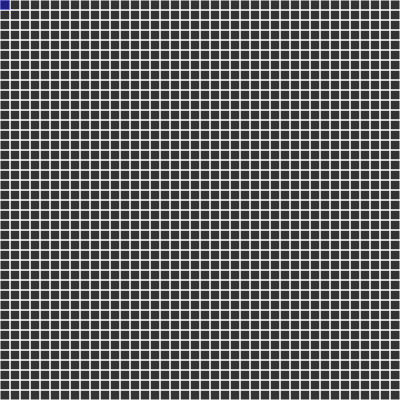
Frame 1 (no input)
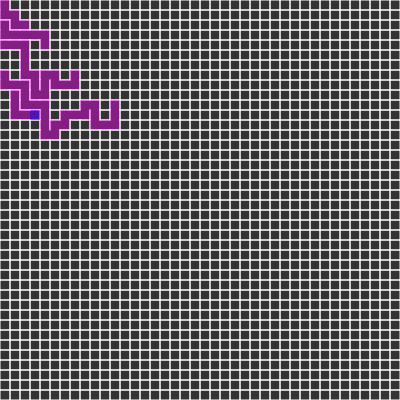
Frame 60 (no input)
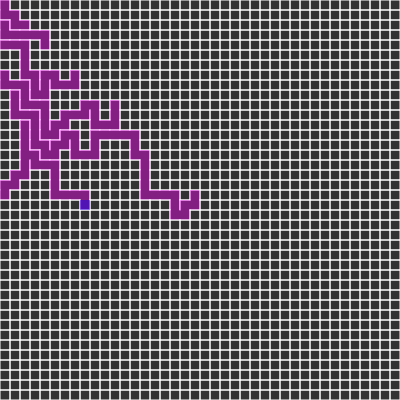
Frame 120 (the mouse pressed at the canvas centre since frame 60)

The p5.js sketch that drew these frames (run headless with seeded random() and noise() and a simulated clock; from frame 60 on, the mouse is pressed at the canvas centre):

// p5.js sketch
// ── sketch.js
var cols, rows;
var w = 10;
var grid = [];

var stack = [];

var current;

function setup() {
    createCanvas(400, 400);
    cols = floor(width / w);
    rows = floor(height / w);

    for (var j = 0; j < rows; j++) {
        for (var i = 0; i < cols; i++) {
            var cell = new Cell(i, j);
            grid.push(cell);
        }
    }
    current = grid[0];
}

function draw() {
    background(51);

    for (var i = 0; i < grid.length; i++) {
        grid[i].show();
    }
    current.visited = true;
    current.highlight();
    //Step 1 
    var next = current.checkNeighbors();
    if (next) {
        // Step 2
        stack.push(current);
       
        next.visited = true;

        // Step 3
        removeWalls(current, next);

        //Step 4
        current = next; 
    } else if (stack.length > 0) {
        current  = stack.pop();
       
    }
}

function index(i, j) {
    if (i < 0 || j < 0 || i > cols - 1 || j > rows-1) {
        return -1;
    }
    return i + j * cols;
}

function Cell(i, j) {
    this.i = i;
    this.j = j;
    this.walls = [true, true, true, true];
    this.visited = false;

    this.checkNeighbors = function () {
        var neighbors = [];

        var top =    grid[index(i, j - 1)];
        var right  = grid[index(i + 1, j)];
        var bottom = grid[index(i, j + 1)];
        var left =   grid[index(i-j, j)];

        if (top && !top.visited) {
            neighbors.push(top);
        }
        if (right && !right.visited) {
            neighbors.push(right);
        }
        if (bottom && !bottom.visited) {
            neighbors.push(bottom);
        }
        if (left && !left.visited) {
            neighbors.push(left);
        }

        if (neighbors.length > 0) {
            var r = floor(random(0, neighbors.length));
            return neighbors[r];
        } else {
            return undefined;
        }
    }

    this.highlight = function () {
        var x = this.i * w;
        var y = this.j * w;
        noStroke();
        fill(0, 0, 255, 100);
        rect(x, y, w , w);
    }

    this.show = function () {
        var x = this.i * w;
        var y = this.j * w;
        stroke(255);
        if (this.walls[0]) {
            line(x, y, x + w, y);
        }
        if (this.walls[1]) {
            line(x + w, y, x + w, y + w)
        }
        if (this.walls[2]) {
            line(x + w, y + w, x, y + w)
        }
        if (this.walls[3]) {
            line(x, y + w, x, y);
        }
        if (this.visited) {
            noStroke();
            fill(255, 0, 255, 100);
            rect(x, y, w, w);
        }

    }
}



function removeWalls(a ,b) {
var x = a.i - b.i;
if (x === 1) {
    a.walls[3] = false;
    b.walls[1] = false;
} else if (x === -1) {
    a.walls[1] = false;
    b.walls[3] = false;
}
var y = a.j - b.j;
if (y === 1) {
    a.walls[0] = false;
    b.walls[2] = false;
} else if (y === -1) {
    a.walls[2] = false;
    b.walls[0] = false;
}
}
